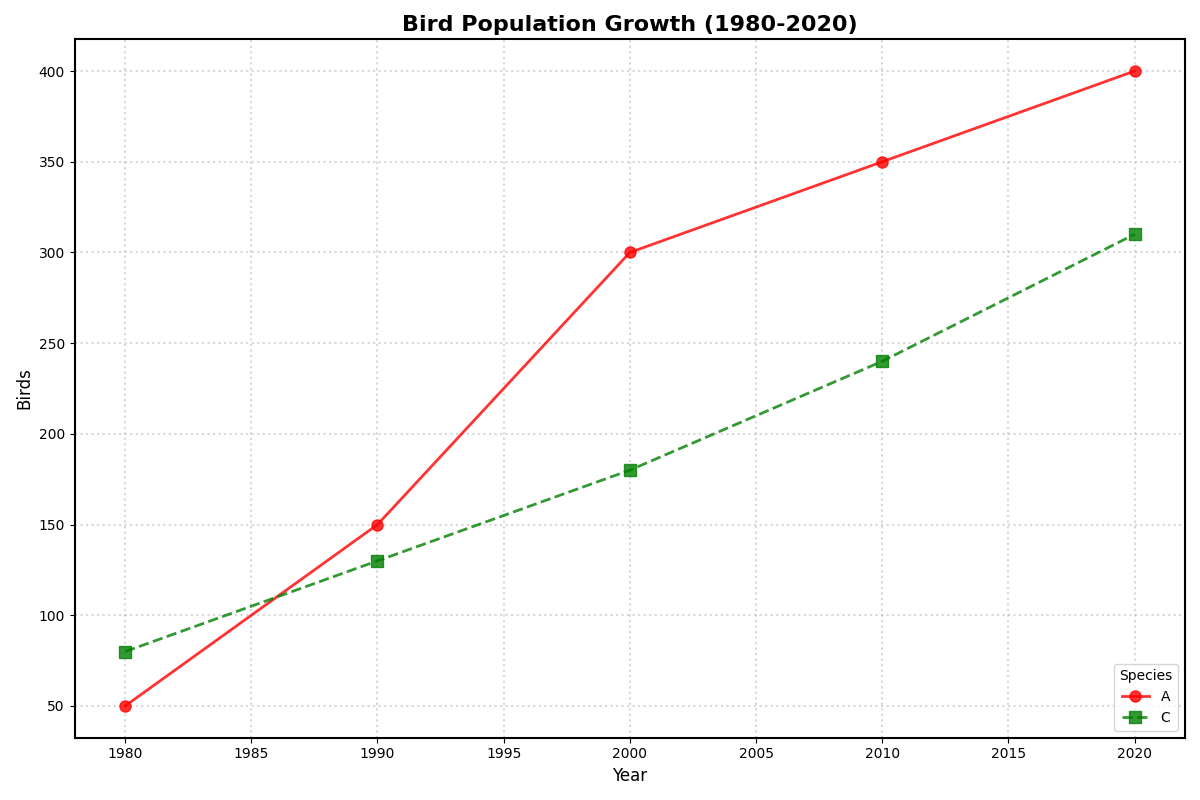

Reproduce this figure in Python.
import matplotlib.pyplot as plt
import numpy as np

decades = np.array([1980, 1990, 2000, 2010, 2020])
species_a_population = np.array([50, 150, 300, 350, 400])
species_c_population = np.array([80, 130, 180, 240, 310])

plt.figure(figsize=(12, 8))

# Changed marker style, color, and added a linestyle
plt.plot(decades, species_a_population, color='red', label='A', linestyle='-', marker='o', markersize=8, linewidth=2, alpha=0.8)
plt.plot(decades, species_c_population, color='green', label='C', linestyle='--', marker='s', markersize=8, linewidth=2, alpha=0.8)

plt.title('Bird Population Growth (1980-2020)', fontsize=16, fontweight='bold', loc='center')
plt.xlabel('Year', fontsize=12)
plt.ylabel('Birds', fontsize=12)

# Changed legend location and style
plt.legend(title='Species', loc='lower right', fontsize=10)

# Altered grid style
plt.grid(visible=True, linestyle=':', linewidth=1.5, alpha=0.5)

# Added plot border thickness
plt.gca().spines['top'].set_linewidth(1.5)
plt.gca().spines['right'].set_linewidth(1.5)
plt.gca().spines['left'].set_linewidth(1.5)
plt.gca().spines['bottom'].set_linewidth(1.5)

plt.tight_layout()

plt.show()
